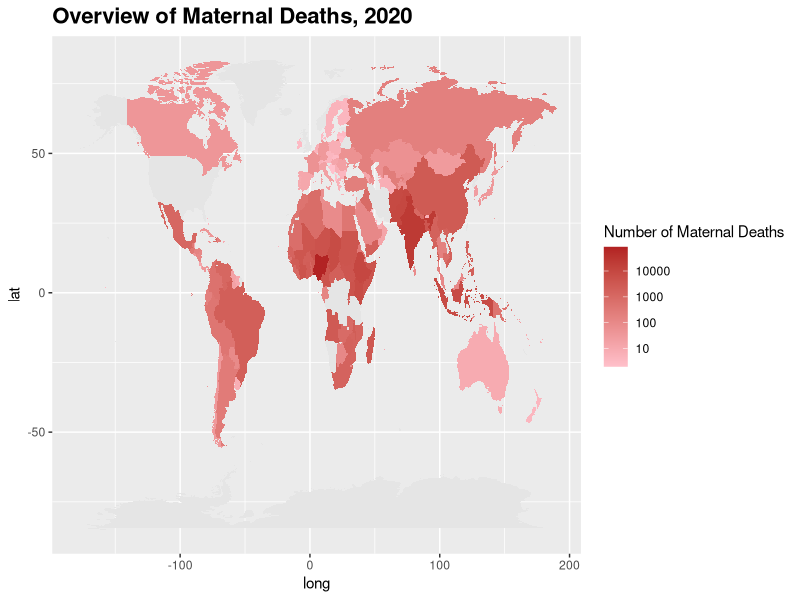
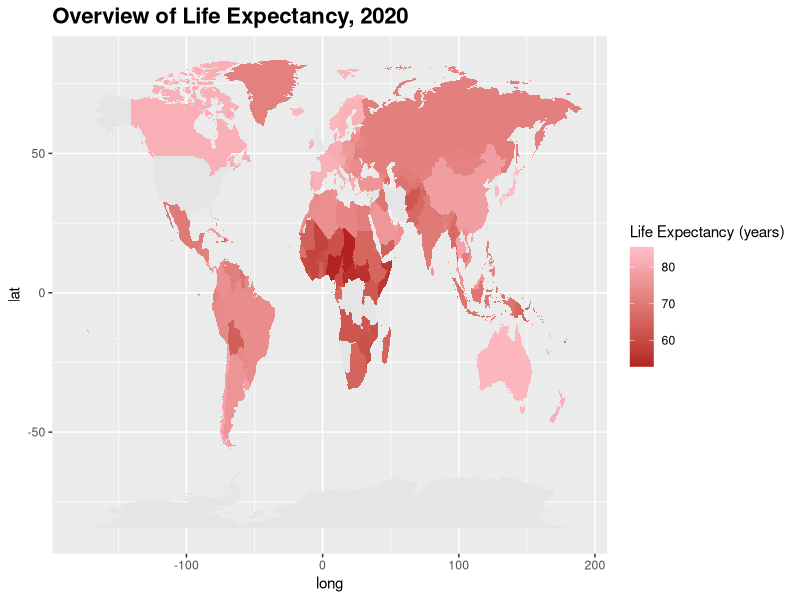
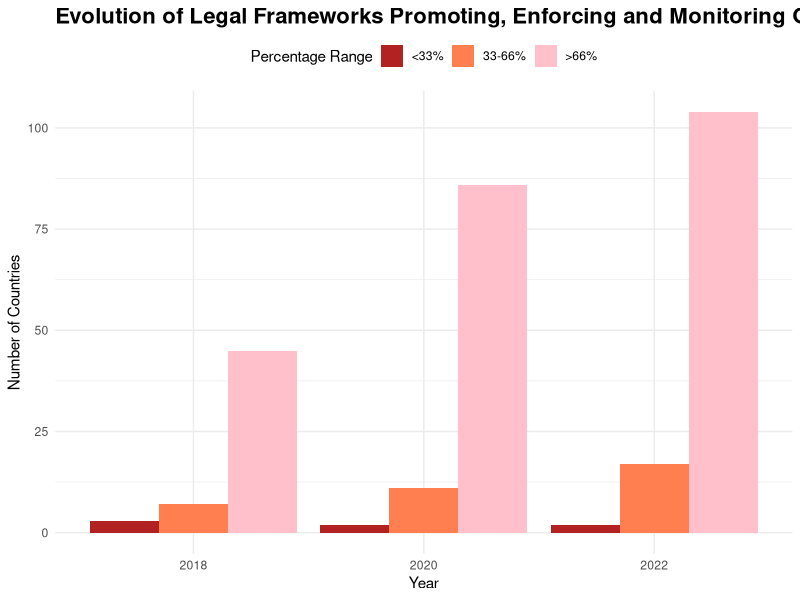
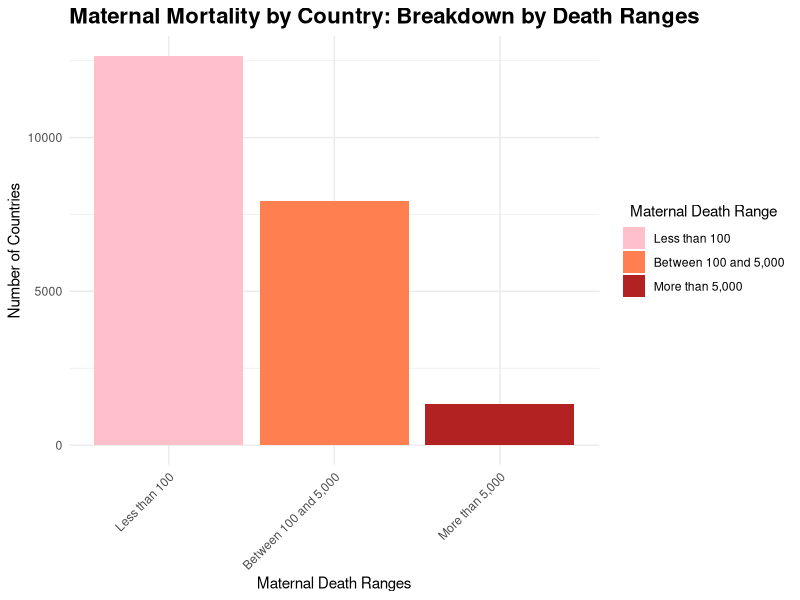
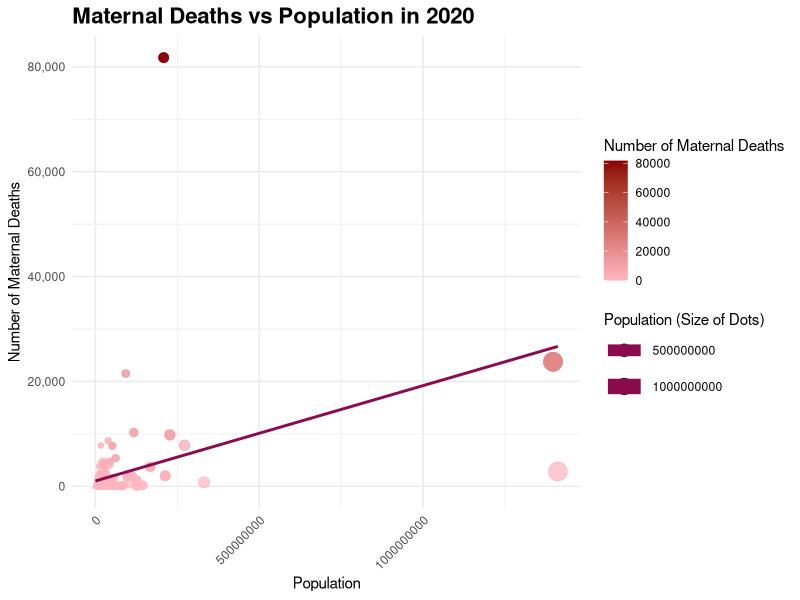
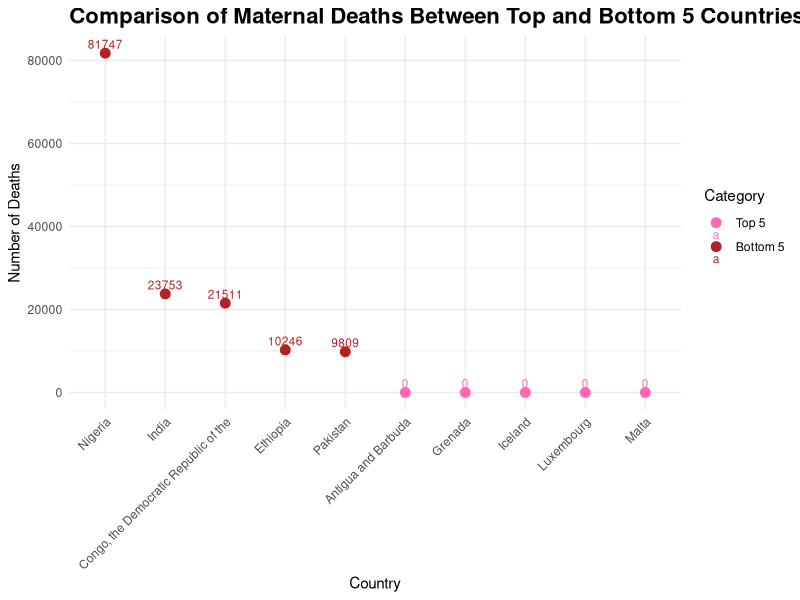
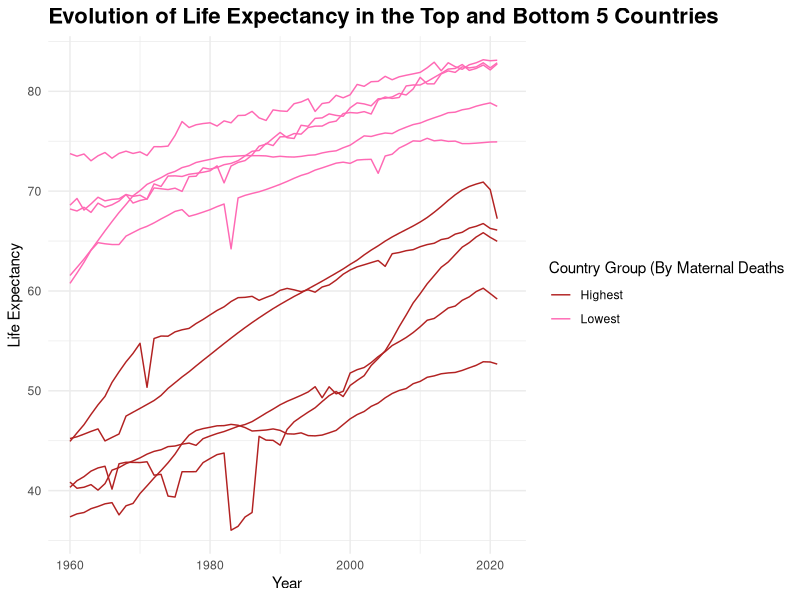

The R script that drew these images, in order:
## ---- chunk 1
#| label: setup
#| include: false
install.packages("tidyverse")
library(tidyverse)

options(scipen = 999)

unicef_metadata <- read_csv("unicef_metadata.csv")
unicef_indicator_1 <- read_csv("unicef_indicator_1.csv")
unicef_indicator_2 <- read_csv("unicef_indicator_2.csv")

data_join <- full_join(unicef_indicator_1, unicef_metadata, by = join_by(country, alpha_2_code, alpha_3_code, numeric_code))
data_join <- full_join(data_join, unicef_indicator_2, by = join_by(country, alpha_2_code, alpha_3_code, numeric_code))

data_join <- unicef_indicator_1 %>%
  full_join(unicef_metadata, by = join_by(country, alpha_2_code, alpha_3_code, numeric_code)) %>%
  full_join(unicef_indicator_2, by = join_by(country, alpha_2_code, alpha_3_code, numeric_code))
## ---- chunk 2
install.packages("maps")            
map_world <- map_data("world")

# Map 1 Maternal Deaths 2020
data_join_2020 <- data_join %>%
  filter(year ==2020)

map_data_join_2020 <- full_join(data_join_2020, map_world, by = c("country" = "region"))            

ggplot(map_data_join_2020) + 
  aes(x = long, y = lat, group = group, fill = no_deaths) +
  geom_polygon() +
  scale_fill_gradient(low = "pink", high = "firebrick", na.value = "grey90", name = "Number of Maternal Deaths", limits = c(2, 85000), trans = "log10") +
  labs(title = "Overview of Maternal Deaths, 2020") +
  theme(plot.title = element_text(size = 16, face = "bold"))
## ---- chunk 3
ggplot(map_data_join_2020) + 
  aes(x = long, y = lat, group = group, fill = life_exp) +
  geom_polygon() + 
  scale_fill_gradient(low = "firebrick", high = "pink", na.value = "grey90", name = "Life Expectancy (years)") + 
  labs(title = "Overview of Life Expectancy, 2020") + 
  theme(plot.title = element_text(size = 16, face = "bold"))
## ---- chunk 4
unicef_indicator_1 <- unicef_indicator_1 %>%
  mutate(percent_range = cut(percent_legal_frameworks, breaks = c(0, 33, 66, 100), labels = c("<33%", "33-66%", ">66%")))

percent_legal_data <- unicef_indicator_1 %>%
  filter(time_period %in% c(2018, 2020, 2022))

percentage_counts <- percent_legal_data %>%
  group_by(time_period, percent_range) %>%
  summarise(count = n()) %>%
  ungroup()

ggplot(percentage_counts, aes(x = factor(time_period), y = count, fill = percent_range)) +
  geom_bar(stat = "identity", position = "dodge") +
  scale_fill_manual(values = c("<33%" = "firebrick", "33-66%" = "coral", ">66%" = "pink")) +
  labs(title = str_wrap("Evolution of Legal Frameworks Promoting, Enforcing and Monitoring Gender Equality", width = 100),
       x = "Year",
       y = "Number of Countries",
       fill = "Percentage Range") +
  theme_minimal() +
  theme(legend.position = "top", plot.title = element_text(size = 16, face = "bold"))

## ---- chunk 5
data_join_filtered <- data_join %>%
  filter(!is.na(no_deaths))

data_join_filtered %>%
  mutate(death_range = cut(no_deaths, 
                           breaks = c(-Inf, 100, 5000, Inf), 
                           labels = c("Less than 100", "Between 100 and 5,000", "More than 5,000"),
                           include.lowest = TRUE)) %>%
  group_by(death_range) %>%
  summarise(num_countries = n()) %>%
  filter(!is.na(death_range)) %>%
  ggplot(aes(x = death_range, y = num_countries, fill = death_range)) +
  geom_bar(stat = "identity") +
  labs(title = str_wrap("Maternal Mortality by Country: Breakdown by Death Ranges", width = 100),
       x = "Maternal Death Ranges",
       y = "Number of Countries", 
       fill = "Maternal Death Range") +
  scale_fill_manual(values = c("Less than 100" = "pink",
                               "Between 100 and 5,000" = "coral",
                               "More than 5,000" = "firebrick")) +
  theme_minimal() + 
  theme(axis.text.x = element_text(angle = 45, hjust = 1)) + 
  theme(legend.title = element_text(hjust = 0.5)) +
  theme(plot.title = element_text(size = 16, face = "bold"))

## ---- chunk 6
data_join_2020$no_deaths <- as.numeric(as.character(data_join_2020$no_deaths))
options(scipen = 999)
data_join_2020 %>%
  ggplot() + 
  aes(population, no_deaths, color = no_deaths, size = population) + 
  geom_point(alpha = 0.7) +
  scale_color_gradient(name = "Number of Maternal Deaths", low = "lightpink", high = "darkred") +
  labs(title = "Maternal Deaths vs Population in 2020",
       x = "Population",
       y = "Number of Maternal Deaths",
       size = "Population") +
  scale_size_continuous(name = "Population (Size of Dots)") +  # Format population axis labels with commas
  scale_y_continuous(labels = scales::comma) +  # Format number of deaths axis labels with commas
  theme_minimal() + 
  theme(plot.title = element_text(size = 16, face = "bold")) + 
  theme(axis.text.x = element_text(angle = 45, hjust = 1)) + 
  geom_smooth(method = "lm", se = FALSE, color = "deeppink4")

## ---- chunk 7
highest_deaths <- unicef_indicator_2 %>%
  arrange(desc(no_deaths)) %>%
  head(5)

lowest_deaths <- unicef_indicator_2 %>%
  arrange(no_deaths) %>%
  head(5)

highest_countries <- highest_deaths$country
lowest_countries <- lowest_deaths$country

ten_countries <- data_join %>%
  filter(country %in% c(highest_countries, lowest_countries))

ten_life_exp <- unicef_metadata %>%
  filter(country %in% ten_countries$country)

ten_life_exp <- ten_life_exp %>%
  mutate(color_group = ifelse(country %in% highest_countries, "Highest", 
                              ifelse(country %in% lowest_countries, "Lowest", "Other")),
         color = ifelse(color_group == "Highest", "firebrick", ifelse(color_group == "Lowest", "hotpink", "black")))

top_bottom_countries <- rbind(mutate(highest_deaths, category = "Top"),
                              mutate(lowest_deaths, category = "Bottom"))
ggplot(top_bottom_countries, aes(x = reorder(country, -no_deaths), y = no_deaths, color = category)) +
  geom_point(size = 3) +
  geom_text(aes(label = no_deaths), vjust = -0.5, size = 3) +
  labs(title = "Comparison of Maternal Deaths Between Top and Bottom 5 Countries",
       x = "Country",
       y = "Number of Deaths") +
  scale_color_manual(values = c("Top" = "firebrick", "Bottom" = "hotpink"),
                     name = "Category",
                     labels = c("Top 5", "Bottom 5")) +
  theme_minimal() +
  theme(axis.text.x = element_text(angle = 45, hjust = 1), plot.title = element_text(size = 16, face = "bold"))

## ---- chunk 8
ggplot(ten_life_exp, aes(x = year, y = life_exp, color = color_group, group = country)) +
  geom_line() +
  labs(title = "Evolution of Life Expectancy in the Top and Bottom 5 Countries",
       x = "Year",
       y = "Life Expectancy",
       color = "Country Group (By Maternal Deaths") + 
  scale_color_manual(values = c("Highest" = "firebrick", "Lowest" = "hotpink"),
                     breaks = c("Highest", "Lowest")) +
  theme_minimal() +
  theme(plot.title = element_text(size = 16, face = "bold"))  
